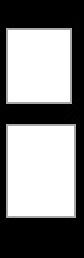
#> input picture input/Identify_Modification/layout/12/16.jpg, 42 x 129 px (shown 2 times larger)
$ python cell_modification.py
#> lines starting #> are read from the running program, lines starting #| are printed output that depends on the picture; after the words box and inside, x2 and y2 are one past the last pixel; in counts of white or black regions, pixels touching at a corner belong together; long printed decimals are rounded
### utility.py
import cv2
import os
import copy

import numpy as np
import math

from sklearn.mixture import GaussianMixture as GMM


# [11 lines left out: functions read_input, denoised, not called in this run]


def binarized(img, output_path, threshold = -1):
    th, img_th = cv2.threshold(img, 0, 255, cv2.THRESH_BINARY+cv2.THRESH_OTSU)
    print(' OT threshold: ',th)
    #print('threshold using: ',th+10)
    th, img_th = cv2.threshold(img, th+10, 255 , cv2.THRESH_BINARY)
    #cv2.imwrite(os.path.join(output_path,'binarized.jpg'),img_th)
    #print('threshold using: ',th)
    return img_th, th

def draw_centroid(centroids, image, output_path, radius = 3, row_type = 'comp', img_type = 'sem'):

    img = copy.deepcopy(image)
    if 'sem' in img_type:
        color = (0,0,0)
    else:
        color = (0,255,0)
    if row_type == 'cell':
        for row_centroids in centroids:
            for centroid in row_centroids:
                cv2.circle(img, (round(centroid[0]), round(centroid[1])), radius, color, -1)
    else:
        for centroid in centroids:
            cv2.circle(img, (round(centroid[0]), round(centroid[1])), radius, color, -1)


    return img


def visualization(layout, sem, bin_sem, bin_lout, bboxes_sem, bboxes_lout, centroid_sem, centroid_lout, output_path):

    layout_bboxed = draw_bboxes(layout, bboxes_lout, color=(0,255,0))
    cv2.imwrite(os.path.join(output_path,'lout_boxed.jpg'),layout_bboxed)

    img = draw_centroid(centroid_lout,layout_bboxed,output_path,img_type='layout')
    cv2.imwrite(os.path.join(output_path,'lout_boxed_centroid.jpg'),img)

    layout_bboxed = draw_bboxes(layout_bboxed, bboxes_sem, color=(0,0,255))
    cv2.imwrite(os.path.join(output_path,'lout_double_boxed.jpg'),layout_bboxed)

    sem_bboxed = draw_bboxes(sem, bboxes_sem, color=(0,0,255))
    cv2.imwrite(os.path.join(output_path,'sem_boxed.jpg'),sem_bboxed)
    img = draw_centroid(centroid_sem,sem_bboxed,output_path,img_type='sem')
    cv2.imwrite(os.path.join(output_path,'sem_boxed_centroid.jpg'),img)

    cv2.imwrite(os.path.join(output_path,'cell_layout.jpg'),layout)
    cv2.imwrite(os.path.join(output_path,'cell_sem.jpg'),sem)

    ###for drawing overlay with different color
    layout[:,:,1:3] = 0
    #layout[:,:,2] = 0
    cv2.imwrite(os.path.join(output_path,'layout_rgb.jpg'),layout)


    bin_sem_2 = cv2.merge((bin_sem,bin_sem,bin_sem))
    bin_sem_2[:,:,0:2] = 0
    cv2.imwrite(os.path.join(output_path,'sem_rgb.jpg'),bin_sem_2)

    overlay = cv2.addWeighted(layout,0.8,bin_sem_2,0.5,0)
    cv2.imwrite(os.path.join(output_path,'overlay.jpg'),overlay)

    overlay_centroid = draw_centroid(centroid_sem, overlay, output_path, radius=2, img_type='sem')
    overlay_centroid = draw_centroid(centroid_lout, overlay_centroid, output_path, radius=2, img_type='layout')
    cv2.imwrite(os.path.join(output_path,'overlay_centroid.jpg'),overlay_centroid)

    overlay_bboxed = draw_bboxes(overlay, bboxes_sem, color=(255,255,255))
    overlay_bboxed = draw_bboxes(overlay_bboxed, bboxes_lout, color=(0,255,0))
    cv2.imwrite(os.path.join(output_path,'overlay_bboxed.jpg'),overlay_bboxed)


    overlay_bboxed_centroid = draw_centroid(centroid_sem, overlay_bboxed, output_path, radius=2, img_type='sem')
    overlay_bboxed_centroid = draw_centroid(centroid_lout, overlay_bboxed_centroid, output_path, radius=2, img_type='layout')
    cv2.imwrite(os.path.join(output_path,'overlay_bboxed_centroid.jpg'),overlay_bboxed_centroid)

def draw_rectangle(bbox, image, color=(0,0,0), wh=False, thickness=1):
    start_point = (bbox[0],bbox[1])
    end_point = (bbox[2],bbox[3])
    #print(start_point)
    if wh:
        end_point = (bbox[0]+bbox[2], bbox[1]+bbox[3])
    #print(end_point)
    image = cv2.rectangle(image, start_point, end_point, color, thickness)
    return image

def draw_bboxes(image, bboxes,color=(0,0,0),wh=False):
    image = copy.deepcopy(image)
    for _,bbox in enumerate(bboxes):
        if wh:          #bbox in x,y,w,h format
            bbox = [bbox[0], bbox[1], bbox[0]+bbox[2], bbox[1]+bbox[3]] #x1,y1,x2,y2
        image = draw_rectangle(bbox, image, color)
    return image


# [63 lines left out: functions draw_sorted_boxes, generate_row_images, calculate_distance, not called in this run]

def merging(merge):
    return [min(x[0] for x in merge),min(x[1] for x in merge),max(x[2] for x in merge),max(x[3] for x in merge)]

# [7 lines left out: function splating_bbox, not called in this run]

def cropped_coordinates(height,width,component):
    return component[0], 0, component[2], height-1

# [47 lines left out: functions save_cell_image, th_selection, not called in this run]

### components.py
from skimage.measure import label, regionprops
from sklearn.mixture import GaussianMixture as GMM

from utility import *
import parameters as params


import numpy as np
import cv2
import copy


def connected_components(img):
    lbl = label(img)
    blobs = regionprops(lbl)
    return blobs


def regions(blobs,image, partial_check=True):
    _,width = image.shape
    bboxes = []
    index = -1
    top_corner = {}
    max_height = -1
    min_area = 100000
    omitted_bbox = []
    for _,blob in enumerate(blobs):
        #print('bbox: ',blob.bbox)
        bbox_yx = blob.bbox     #y1,x1,y2,x2
        bbox = (bbox_yx[1],bbox_yx[0],bbox_yx[3],bbox_yx[2]) #x1,y1,x2,y2

        if partial_check:
            if bbox[0] == 0 or bbox[2] >= width-1:      #omitting partially present bbox
                omitted_bbox.append(bbox)
                continue
            area = (bbox[2]-bbox[0])*(bbox[3]-bbox[1])
            #print(area)
            if area < min_area:
                min_area = area
            if min_area <= 10:
                omitted_bbox.append(bbox)
                continue
        index+=1
        top_corner[index] = [bbox[0],bbox[1]]
        if (bbox[3]-bbox[1]) > max_height:
            max_height = bbox[3]-bbox[1]
        bboxes.append(bbox)

    return bboxes, top_corner, max_height, min_area, omitted_bbox


#detect the keypoints
# [153 lines left out: functions compare, bbox_sorting, components_merging, composite_component_formation, cell_generation, not called in this run]

### cell_modification.py
import cv2
from skimage.measure import label, regionprops
from sklearn.mixture import GaussianMixture as GMM
from sklearn.cluster import KMeans


import copy
import os


import parameters_cell_mod as params_m
from utility import binarized, draw_bboxes, draw_rectangle, visualization
from components import connected_components, regions
from scipy import signal
from skimage.metrics import structural_similarity as ssim
from nms import NMS


import numpy as np
import math
import statistics
import functools


def read_input(path):
    img = cv2.imread(path)
#> img is the input picture: shape (129, 42, 3); min 0, max 255, mean 131.7
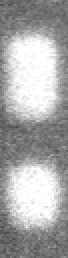
#> input picture input/Identify_Modification/sem/12/15.jpg, 34 x 129 px (shown 2 times larger)
#> in read_input, img is the input picture: shape (129, 34, 3); min 75, max 255, mean 169.3
#| (129, 42, 3)   (129, 34, 3)
    return img


def resizing(img_l, img_s):
    dim = (img_l.shape[1], img_l.shape[0])
#> dim = (42, 129)
    img = cv2.resize(img_s, dim, interpolation = cv2.INTER_AREA)
#> img: shape (129, 42, 3)
    return img


def bboxed(bin_img):
    blobs = connected_components(bin_img)
    bboxes, _ , _, _, _ = regions(blobs, bin_img, partial_check=False)
    return bboxes, _


def calculate_iou(box_lout, box_sem):
    box_lout = list(box_lout)
    box_sem = list(box_sem)

    x_left = max(box_lout[0], box_sem[0])
    y_top = max(box_lout[1], box_sem[1])
    x_right = min(box_lout[2], box_sem[2])
    y_bottom = min(box_lout[3], box_sem[3])

    if (x_right < x_left) or (y_bottom < y_top):
        return 0.0

    intersection_area = (x_right - x_left) * (y_bottom - y_top)

    # compute the area of both AABBs
    bb_lout_area = (box_lout[2] - box_lout[0]) * (box_lout[3] - box_lout[1])
    bb_sem_area = (box_sem[2] - box_sem[0]) * (box_sem[3] - box_sem[1])

    iou = intersection_area / float(bb_lout_area + bb_sem_area - intersection_area)
    return iou


def finding_neighbor(bboxes_sem, bboxes_lout):
    neighbors = np.full(len(bboxes_sem),-1)
    centroid = []

    centroid_sem = [[(bbox[0]+bbox[2])/2, (bbox[1]+bbox[3])/2] for bbox in bboxes_sem]
    centroid.extend(centroid_sem)

    centroid_lout = [[(bbox[0]+bbox[2])/2, (bbox[1]+bbox[3])/2] for bbox in bboxes_lout]
    centroid.extend(centroid_lout)

    centroid = np.asarray(centroid)

    n_cluster = int(len(centroid)/2)
    print('n_cluster: ',n_cluster)
    kmeans = KMeans(n_clusters=n_cluster, random_state=0).fit(centroid)
    labels = np.array(kmeans.labels_)
    print('labels: ',labels)

    for i in range(n_cluster):
        indx = np.where(labels==i)
        print(indx[0])
        index_1, index_2 = int(indx[0][0]), int(indx[0][1])

        neighbors[index_1] = index_2-len(neighbors)

    return neighbors, centroid_sem, centroid_lout


if __name__=="__main__":
    layout = read_input(params_m.layout_cell_path)
    sem = read_input(params_m.sem_cell_path)
    output_path = os.path.join(params_m.output,'cell_modification','row_12')

    print(layout.shape,' ',sem.shape)

    if not os.path.exists(output_path):
        os.makedirs(output_path)

    sem = resizing(layout,sem)

    cell_sem = sem[:,:,0]
    cell_lout = layout[:,:,0]

    denoised_sem = cv2.fastNlMeansDenoising(cell_sem,None,20,5,20)
    cv2.imwrite(os.path.join(output_path, 'denoised_sem.jpg'),denoised_sem)

    bin_sem, _ = binarized(denoised_sem, output_path)
#> in binarized, `th, img_th = cv2.threshold(img, 0, 255, cv2.THRESH_BINARY+cv2.THRESH_O..`:
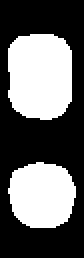
#> img_th: shape (129, 42) (shown 2 times larger); 39.2% white; 2 white regions, box (x1, y1, x2, y2) and area: (4, 17, 36, 60) 1220, (4, 81, 38, 114) 903
#> in binarized, `th, img_th = cv2.threshold(img, 0, 255, cv2.THRESH_BINARY+cv2.THRESH_O..`: th = 180
#|  OT threshold:  180.0
#> in binarized, `th, img_th = cv2.threshold(img, th+10, 255 , cv2.THRESH_BINARY)`: img_th: shape (129, 42); 36.7% white; 2 white regions, box (x1, y1, x2, y2) and area: (5, 17, 36, 59) 1146, (5, 82, 37, 114) 843
#> in binarized, `th, img_th = cv2.threshold(img, th+10, 255 , cv2.THRESH_BINARY)`: th = 190
    cv2.imwrite(os.path.join(output_path,'binarized_sem.jpg'),bin_sem)

    bin_lout, _ = binarized(cell_lout, output_path)
#> in binarized (call 2), `th, img_th = cv2.threshold(img, 0, 255, cv2.THRESH_BINARY+cv2.THRESH_O..`: img_th: shape (129, 42); 53.5% white; 1 black region
#|  OT threshold:  6.0
    cv2.imwrite(os.path.join(output_path,'binarized_lout.jpg'),bin_lout)

    cor = signal.correlate2d (bin_lout, bin_sem)
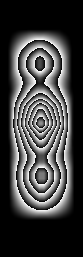
#> cor: shape (257, 83); min 0, max 255, mean 63.9

    s = ssim(bin_lout, bin_sem)
#> s = 0.46
    print('structural similarity: ',s)
#| structural similarity:  0.4598

    bboxes_sem, _ = bboxed(bin_sem)
#> in connected_components, `lbl = label(img)`: lbl: shape (129, 42) int64; 3 distinct labels, from 0 to 2
#> in connected_components, `blobs = regionprops(lbl)`: blobs = 2 regions; box (x1, y1, x2, y2) and area: (5, 17, 36, 59) 1146, (5, 82, 37, 114) 843
#> the loop in regions, `for _,blob in enumerate(blobs): #print('bbox: ',blob.bbox)` made 2 passes
#> (bbox_yx, bbox, index, max_height) on pass 1: ((17, 5, 59, 36), (5, 17, 36, 59), 0, 42)
#> (bbox_yx, bbox, index) on pass 2: ((82, 5, 114, 37), (5, 82, 37, 114), 1)
#> after the loop in regions, `for _,blob in enumerate(blobs):`: bboxes = [(5, 17, 36, 59), (5, 82, 37, 114)]; index = 1; max_height = 42; min_area = 100000; omitted_bbox = []; top_corner = {0: [5, 17], 1: [5, 82]}
#> in bboxed, `bboxes, _ , _, _, _ = regions(blobs, bin_img, partial_check=False)`: bboxes = [(5, 17, 36, 59), (5, 82, 37, 114)]
#> bboxes_sem = [(5, 17, 36, 59), (5, 82, 37, 114)]
    bboxes_lout, _ = bboxed(bin_lout)
#> in connected_components (call 2), `lbl = label(img)`:
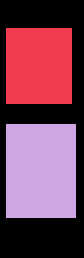
#> lbl: shape (129, 42) int64 (shown 2 times larger); 3 distinct labels, from 0 to 2; one colour per label, 0 black
#> in connected_components (call 2), `blobs = regionprops(lbl)`: blobs = 2 regions; box (x1, y1, x2, y2) and area: (3, 62, 38, 109) 1645, (3, 14, 36, 52) 1254
#> the loop in regions (call 2), `for _,blob in enumerate(blobs): #print('bbox: ',blob.bbox)` made 2 passes
#> (bbox_yx, bbox, index, max_height) on passes 1 to 2: ((14, 3, 52, 36), (3, 14, 36, 52), 0, 38), ((62, 3, 109, 38), (3, 62, 38, 109), 1, 47)
#> bboxes_lout = [(3, 14, 36, 52), (3, 62, 38, 109)]
    #print('layout components before: ',bboxes_lout)
    #bboxes_lout = NMS(bboxes_lout, 0.9)

    print('sem components: ',bboxes_sem)
#| sem components:  [(5, 17, 36, 59), (5, 82, 37, 114)]
    print('layout components: ',bboxes_lout)
#| layout components:  [(3, 14, 36, 52), (3, 62, 38, 109)]

    layout_bboxed = draw_bboxes(layout, bboxes_lout, color=(0,255,0))
#> the loop in draw_bboxes, `for _,bbox in enumerate(bboxes):` made 2 passes
    cv2.imwrite(os.path.join(output_path,'lout_boxed.jpg'),layout_bboxed)

    sem_bboxed = draw_bboxes(sem, bboxes_sem, color=(0,0,255))
#> the loop in draw_bboxes (call 2), `for _,bbox in enumerate(bboxes):` made 2 passes
    cv2.imwrite(os.path.join(output_path,'sem_boxed.jpg'),sem_bboxed)


    #visualization(layout, sem, bin_sem, bin_lout, bboxes_sem, bboxes_lout, centroid_sem, centroid_lout, output_path)

    neighbors, centroid_sem, centroid_lout = finding_neighbor(bboxes_sem, bboxes_lout)
#> in finding_neighbor, `neighbors = np.full(len(bboxes_sem),-1)`: neighbors = [-1, -1]
#> in finding_neighbor, `centroid_sem = [[(bbox[0]+bbox[2])/2, (bbox[1]+bbox[3])/2] for bbox in..`: centroid_sem = [[20.5, 38], [21, 98]]
#> in finding_neighbor, `centroid_lout = [[(bbox[0]+bbox[2])/2, (bbox[1]+bbox[3])/2] for bbox i..`: centroid_lout = [[19.5, 33], [20.5, 85.5]]
#> in finding_neighbor, `centroid = np.asarray(centroid)`: centroid = [[20.5, 38], [21, 98], [19.5, 33], [20.5, 85.5]]
#> in finding_neighbor, `n_cluster = int(len(centroid)/2)`: n_cluster = 2
#| n_cluster:  2
#> in finding_neighbor, `labels = np.array(kmeans.labels_)`: labels = [0, 1, 0, 1]
#| labels:  [0 1 0 1]
#> the loop in finding_neighbor, `for i in range(n_cluster):` made 2 passes
#> (index_1, index_2) on passes 1 to 2: (0, 2), (1, 3)
#| [0 2]
#| [1 3]
#> after the loop in finding_neighbor, `for i in range(n_cluster):`: neighbors = [0, 1]
#> neighbors = [0, 1]; centroid_sem = [[20.5, 38], [21, 98]]; centroid_lout = [[19.5, 33], [20.5, 85.5]]


    print('neighbors: ',neighbors)
#| neighbors:  [0 1]
    for i in range(len(neighbors)):
        iou = calculate_iou(bboxes_lout[neighbors[i]], bboxes_sem[i])
        print('iou between layout comp ',neighbors[i], ' and sem comp ',i, ': ',iou)
#> this loop made 2 passes
#> (box_lout in calculate_iou, box_sem in calculate_iou, x_left in calculate_iou, y_top in calculate_iou, x_right in calculate_iou, y_bottom in calculate_iou, intersection_area in calculate_iou, bb_lout_area in calculate_iou) on passes 1 to 2: ([3, 14, 36, 52], [5, 17, 36, 59], 5, 17, 36, 52, 1085, 1254), ([3, 62, 38, 109], [5, 82, 37, 114], 5, 82, 37, 109, 864, 1645)
#| iou between layout comp  0  and sem comp  0 :  0.7376
#| iou between layout comp  1  and sem comp  1 :  0.4787


    ##drawing
    #layout[:,:,1:3] = 0
    #sem[:,:,0:2] = 0
    visualization(layout, sem, bin_sem, bin_lout, bboxes_sem, bboxes_lout, centroid_sem, centroid_lout, output_path)
#> the loop in draw_centroid, `for centroid in centroids:` made 2 passes
#> after the loop in draw_centroid, `for centroid in centroids:`: img: shape (129, 42, 3); mean of channels 0, 1, 2 124.3, 141.4, 124.3
#> the loop in draw_centroid (call 2), `for centroid in centroids:` made 2 passes
#> after the loop in draw_centroid (call 2), `for centroid in centroids:`: img: shape (129, 42, 3); mean of channels 0, 1, 2 158.2, 158.2, 171.1
#> after the loop in draw_centroid (call 3), `for centroid in centroids:`: img: shape (129, 42, 3); mean B, G, R 104.4, 0, 46.4
#> call 4 of draw_centroid, with output_path = './output/cell_modification/row_12', radius = 2, row_type = 'comp', img_type = 'layout'
#> the loop in draw_centroid (call 4), `for centroid in centroids:` made 2 passes
#> after the loop in draw_centroid (call 4), `for centroid in centroids:`:
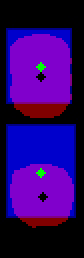
#> img: shape (129, 42, 3) (shown 2 times larger); mean B, G, R 103.4, 1.2, 45.8
#> the loop in draw_centroid (call 5), `for centroid in centroids:` made 2 passes
#> after the loop in draw_centroid (call 5), `for centroid in centroids:`:
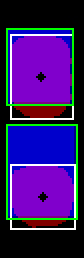
#> img: shape (129, 42, 3) (shown 2 times larger); mean of channels 0, 1, 2 106.4, 25.5, 55.1; drawn as B, G, R
#> the loop in draw_centroid (call 6), `for centroid in centroids:` made 2 passes
#> after the loop in draw_centroid (call 6), `for centroid in centroids:`:
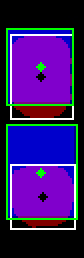
#> img: shape (129, 42, 3) (shown 2 times larger); 0.48% of pixels changed, all inside (x1, y1, x2, y2) = (18, 31, 23, 89); drawn as B, G, R
